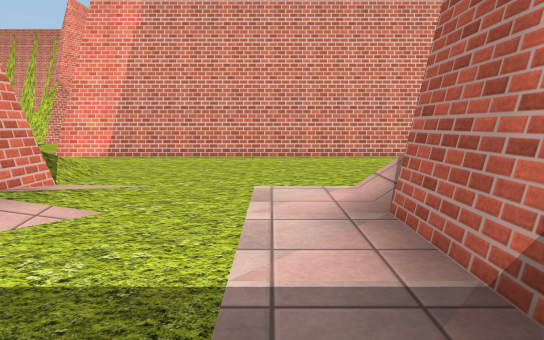
view 1 (above)

17 first-person views from a walk through a scene from a Unity 3-D project. The camera is 1.2 m above the floor, tilts 8° down and sees 80° across. The floor is counted in squares, 1 m on a side. Each view is taken from the middle of a square. On the plan, view 1 faces up. The plan holds only what a view shows up to about 14 squares ahead; the rest is blank. The place goes on beyond the plan. Some trees and plants on the terrain are drawn as simple stand-ins. The player character is not drawn. Some surface patterns are stand-ins.

view 2
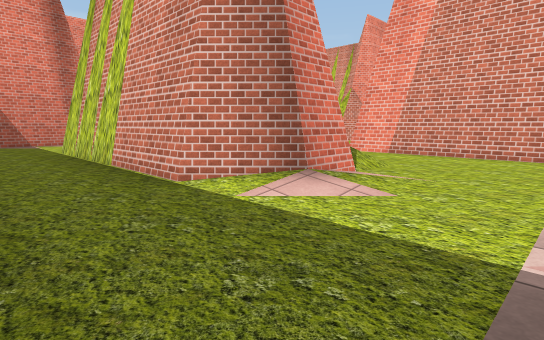

view 3
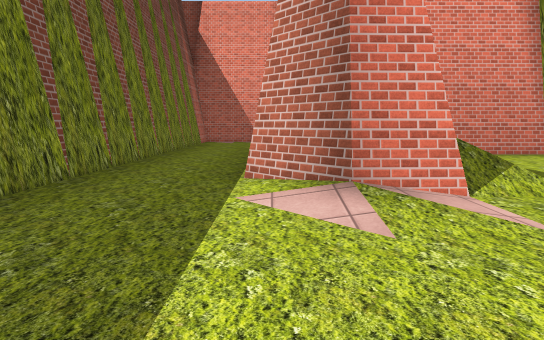

view 4
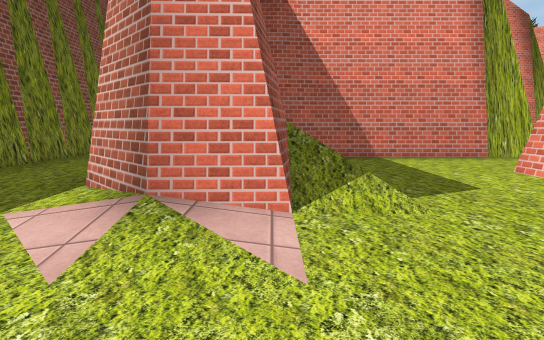

view 5
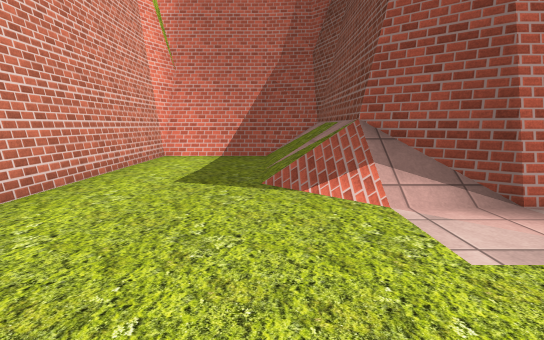

view 6
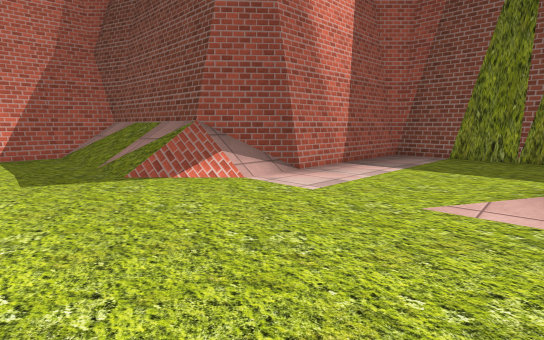

view 7
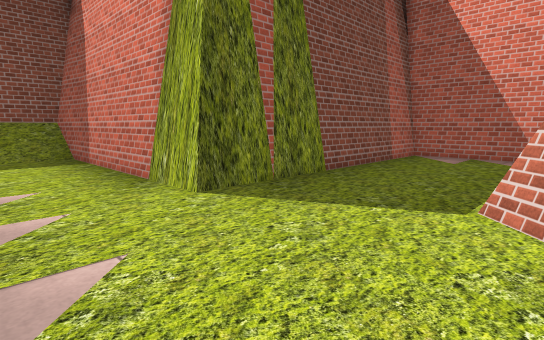

view 8
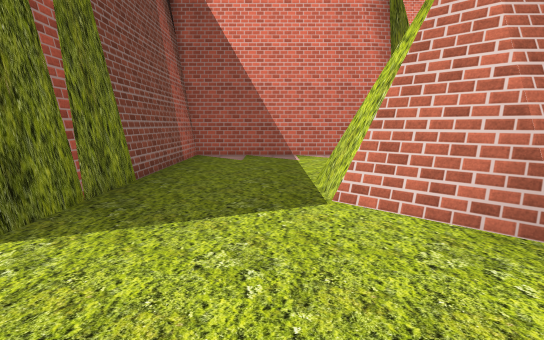

view 9
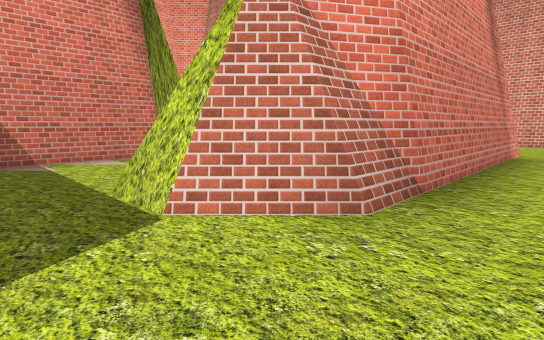

view 10
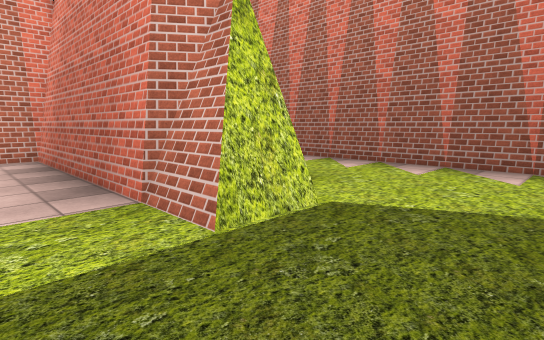

view 11
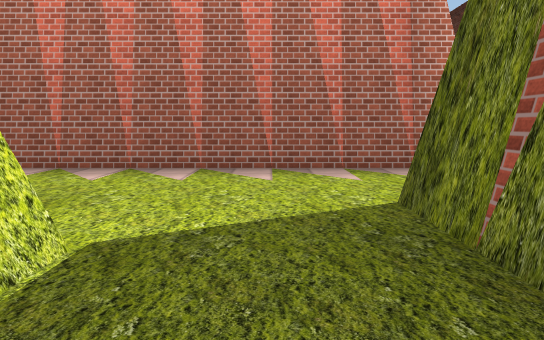

view 12
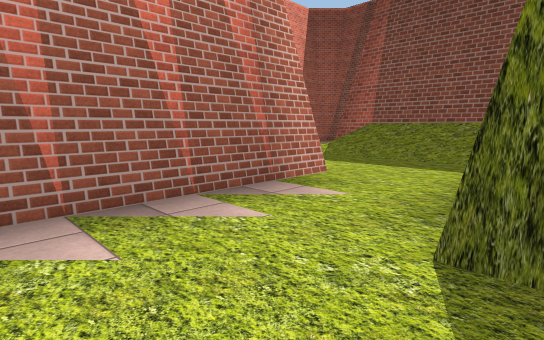

view 13
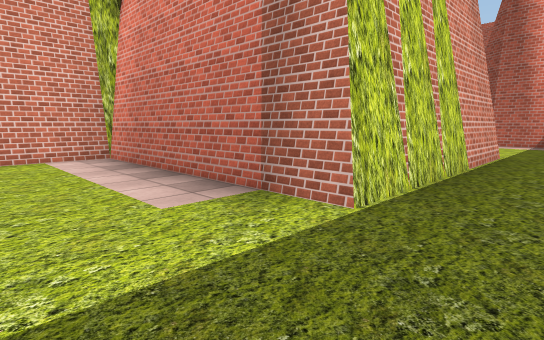

view 14
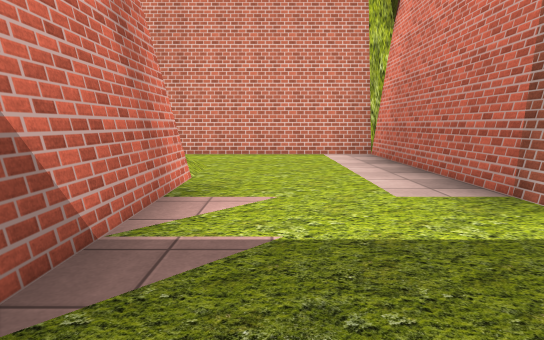

view 15
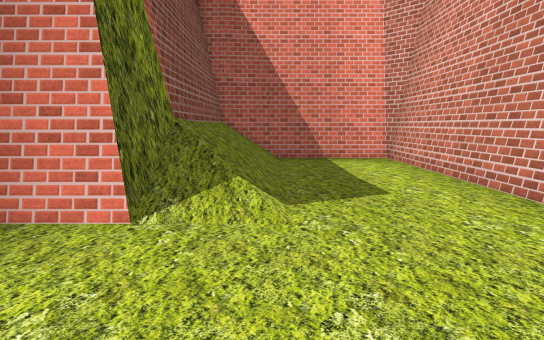

view 16
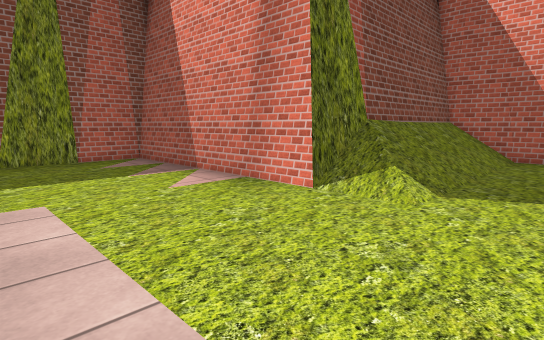

view 17
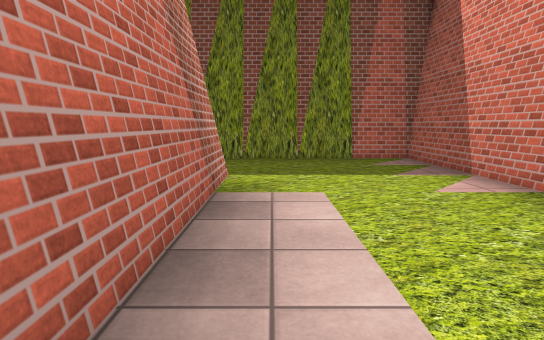

### Floor plan
Key: @ floor where view 1 was taken; # wall or solid block; . floor; / step, stairs or slope; = window, fence, low wall or low ledge.
Columns run from 30 left of view 1 to 10 right of it. Each row starts with its distance up from view 1.
 25              .#   #.  #
 24         #    .#  ##...#
 23         #   ..#  #=...#
 22         #.. ..####=...#
 21         #.....=###....#
 20         #.....=##.....#
 19         #.............#
 18         #.............#
 17         #.............#
 16         ###########...#
 15                   #...#
 14                   #...#
 13                   #...##
 12 ###############   #...###################
 11 #.............#   #.....................#
 10 #.............#   #.....................#
  9 #.............#   #.....................#
  8 #////////.....#   #///////........//////#
  7 #////////.....#   #///////.......///////#
  6 #########.....#   #########...../########
  5         #.....#         ###.....##
  4         #.....#         ##//....#
  3         #.....###########./.....#
  2         #.....==========........#
  1         #.......................#
  0         #.....................@.#
 -1         #......  ...............#
 -2         #########################

Positions as (right, up) in squares from view 1, and headings:
1: (0, 0), facing up
2: (0, -1), facing up-left
3: (1, 3), facing left
4: (0, 6), facing left
5: (-3, 8), facing right
6: (-4, 11), facing down-right
7: (-9, 21), facing down-left
8: (-9, 19), facing left
9: (-10, 18), facing up-left
10: (-18, 17), facing up-right
11: (-17, 18), facing right
12: (-13, 19), facing down-right
13: (-20, 0), facing up-right
14: (-20, -1), facing up
15: (-18, 8), facing left
16: (-17, 10), facing down-left
17: (-17, 10), facing down
